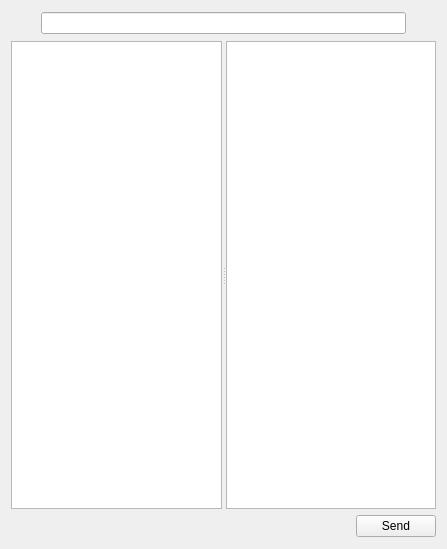
<?xml version="1.0" encoding="UTF-8"?>
<ui version="4.0">
 <class>ConfForm</class>
 <widget class="QWidget" name="ConfForm">
  <property name="geometry">
   <rect>
    <x>0</x>
    <y>0</y>
    <width>447</width>
    <height>549</height>
   </rect>
  </property>
  <property name="windowTitle">
   <string>Form</string>
  </property>
  <layout class="QGridLayout" name="gridLayout">
   <item row="0" column="0">
    <layout class="QHBoxLayout" name="horizontalLayout_3">
     <property name="sizeConstraint">
      <enum>QLayout::SetMinimumSize</enum>
     </property>
     <item>
      <widget class="QToolButton" name="topicButton">
       <property name="minimumSize">
        <size>
         <width>24</width>
         <height>24</height>
        </size>
       </property>
       <property name="maximumSize">
        <size>
         <width>24</width>
         <height>24</height>
        </size>
       </property>
       <property name="autoRaise">
        <bool>true</bool>
       </property>
      </widget>
     </item>
     <item>
      <widget class="QLineEdit" name="topicLineEdit">
       <property name="readOnly">
        <bool>true</bool>
       </property>
      </widget>
     </item>
     <item>
      <widget class="QToolButton" name="configButton">
       <property name="minimumSize">
        <size>
         <width>24</width>
         <height>24</height>
        </size>
       </property>
       <property name="maximumSize">
        <size>
         <width>24</width>
         <height>24</height>
        </size>
       </property>
       <property name="autoRaise">
        <bool>true</bool>
       </property>
      </widget>
     </item>
    </layout>
   </item>
   <item row="1" column="0">
    <widget class="QSplitter" name="splitter_2">
     <property name="orientation">
      <enum>Qt::Horizontal</enum>
     </property>
     <widget class="QSplitter" name="splitter">
      <property name="orientation">
       <enum>Qt::Vertical</enum>
      </property>
      <widget class="QTextEdit" name="chatInputEdit">
       <property name="sizePolicy">
        <sizepolicy hsizetype="Expanding" vsizetype="Preferred">
         <horstretch>0</horstretch>
         <verstretch>0</verstretch>
        </sizepolicy>
       </property>
       <property name="minimumSize">
        <size>
         <width>0</width>
         <height>24</height>
        </size>
       </property>
      </widget>
     </widget>
     <widget class="QListView" name="conferenceList">
      <property name="selectionRectVisible">
       <bool>true</bool>
      </property>
     </widget>
    </widget>
   </item>
   <item row="2" column="0">
    <layout class="QHBoxLayout" name="horizontalLayout">
     <property name="sizeConstraint">
      <enum>QLayout::SetFixedSize</enum>
     </property>
     <item>
      <widget class="QToolButton" name="emoticonButton">
       <property name="maximumSize">
        <size>
         <width>24</width>
         <height>24</height>
        </size>
       </property>
       <property name="toolTip">
        <string>Show emoticons</string>
       </property>
       <property name="text">
        <string/>
       </property>
       <property name="shortcut">
        <string>Ctrl+M, Ctrl+S</string>
       </property>
       <property name="popupMode">
        <enum>QToolButton::InstantPopup</enum>
       </property>
       <property name="autoRaise">
        <bool>true</bool>
       </property>
      </widget>
     </item>
     <item>
      <widget class="QToolButton" name="translitButton">
       <property name="maximumSize">
        <size>
         <width>24</width>
         <height>24</height>
        </size>
       </property>
       <property name="toolTip">
        <string>Invert/translit message</string>
       </property>
       <property name="text">
        <string/>
       </property>
       <property name="shortcut">
        <string>Ctrl+T</string>
       </property>
       <property name="autoRaise">
        <bool>true</bool>
       </property>
      </widget>
     </item>
     <item>
      <widget class="QToolButton" name="onEnterButton">
       <property name="maximumSize">
        <size>
         <width>24</width>
         <height>24</height>
        </size>
       </property>
       <property name="toolTip">
        <string>Send on enter</string>
       </property>
       <property name="text">
        <string/>
       </property>
       <property name="checkable">
        <bool>true</bool>
       </property>
       <property name="autoRaise">
        <bool>true</bool>
       </property>
      </widget>
     </item>
     <item>
      <widget class="QToolButton" name="quoteButton">
       <property name="maximumSize">
        <size>
         <width>24</width>
         <height>24</height>
        </size>
       </property>
       <property name="toolTip">
        <string>Quote selected text</string>
       </property>
       <property name="text">
        <string/>
       </property>
       <property name="shortcut">
        <string>Ctrl+Q</string>
       </property>
       <property name="autoRaise">
        <bool>true</bool>
       </property>
      </widget>
     </item>
     <item>
      <widget class="QToolButton" name="clearChatButton">
       <property name="maximumSize">
        <size>
         <width>24</width>
         <height>24</height>
        </size>
       </property>
       <property name="toolTip">
        <string>Clear chat</string>
       </property>
       <property name="text">
        <string/>
       </property>
       <property name="autoRaise">
        <bool>true</bool>
       </property>
      </widget>
     </item>
     <item>
      <spacer name="horizontalSpacer">
       <property name="orientation">
        <enum>Qt::Horizontal</enum>
       </property>
       <property name="sizeHint" stdset="0">
        <size>
         <width>40</width>
         <height>20</height>
        </size>
       </property>
      </spacer>
     </item>
     <item>
      <widget class="QPushButton" name="sendButton">
       <property name="text">
        <string>Send</string>
       </property>
      </widget>
     </item>
    </layout>
   </item>
  </layout>
 </widget>
 <resources/>
 <connections/>
</ui>
